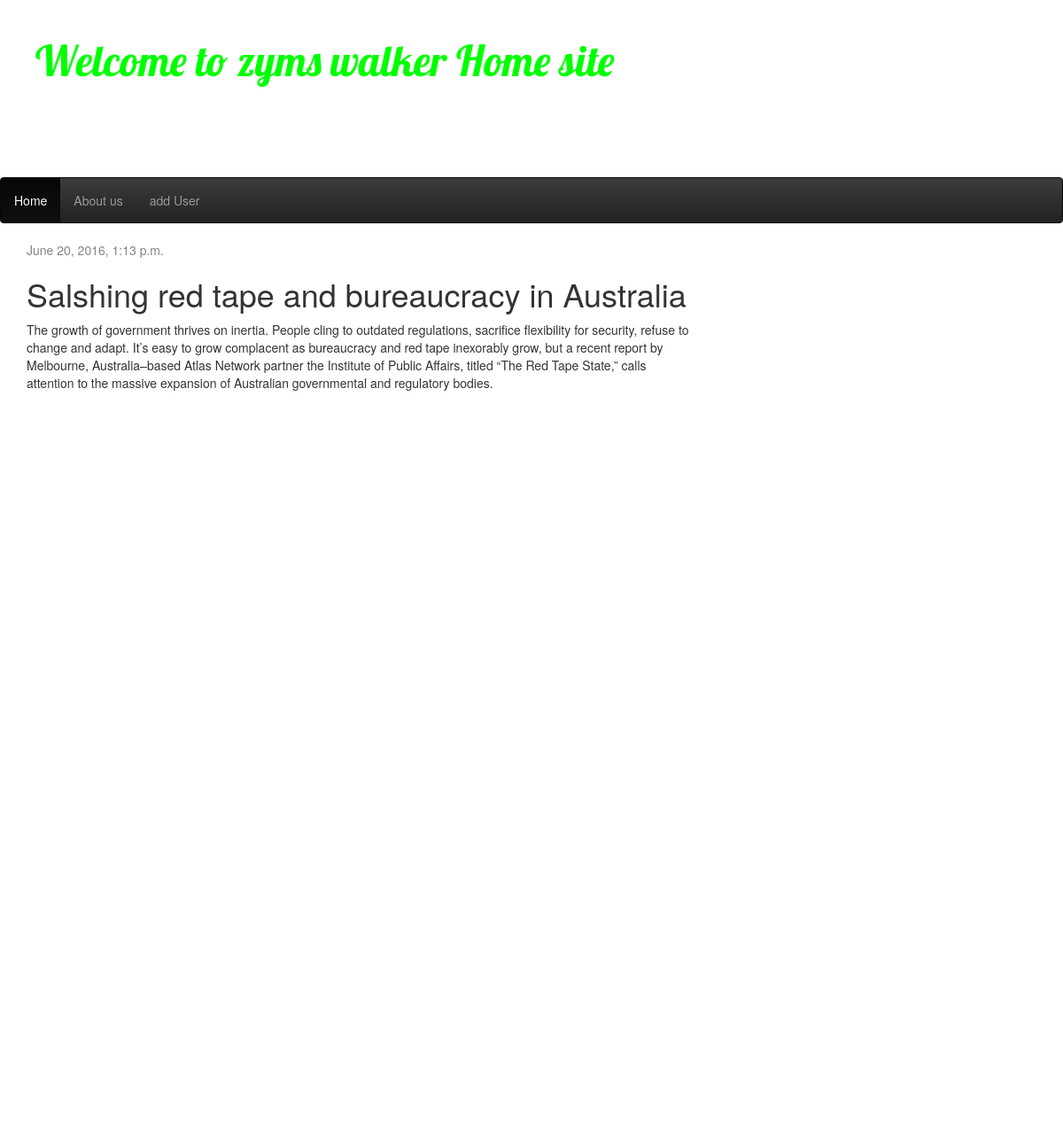
The app's page /post/1/ with its own data.
### blog/models.py (models this page shows, shortened)
class Post(models.Model):
    author = models.ForeignKey('auth.User')
    title = models.CharField(max_length=200)
    text = models.TextField()
    created_date = models.DateTimeField(
            default=timezone.now)
    published_date = models.DateTimeField(
            blank=True, null=True)

### blog/views.py (the view)
# urls.py: url(r'^post/(?P<pk>\d+)/$', views.post_detail, name='post_detail'),
def post_detail(request, pk):
    post = get_object_or_404(Post, pk=pk)
    return render(request, 'blog/post_detail.html', {'post': post})

### blog/templates/blog/post_detail.html
{% extends 'blog/base.html' %}
{% block content %}
    <div class="post">
        {% if post.published_date %}
            <div class="date">
                {{ post.published_date }}
            </div>
        {% endif %}
        <h1>{{ post.title }}</h1>
        <p>{{ post.text|linebreaks }}</p>
    </div>
{% endblock %}

### blog/static/css/blog.css (style rules this page uses)
h1, h2, h3, h4 { font-family: 'Lobster', cursive; }
.date { color: #828282; }
.post { margin-bottom: 70px; }

### records on screen
Post: published_date "June 20, 2016, 1:13 p.m.", title "Salshing red tape and bureaucracy in Australia", text "The growth of government thrives on inertia. People cling to outdated regulations, sacrifice flexibility for security, refuse to change and adapt. It’s easy to grow complacent as bureaucracy and red tape inexorably grow, but a recent report by Melbourne, Australia–based Atlas Network partner the Institute of Public Affairs, titled “The Red Tape State,” calls attention to the massive expansion of Australian governmental and regulatory bodies."
